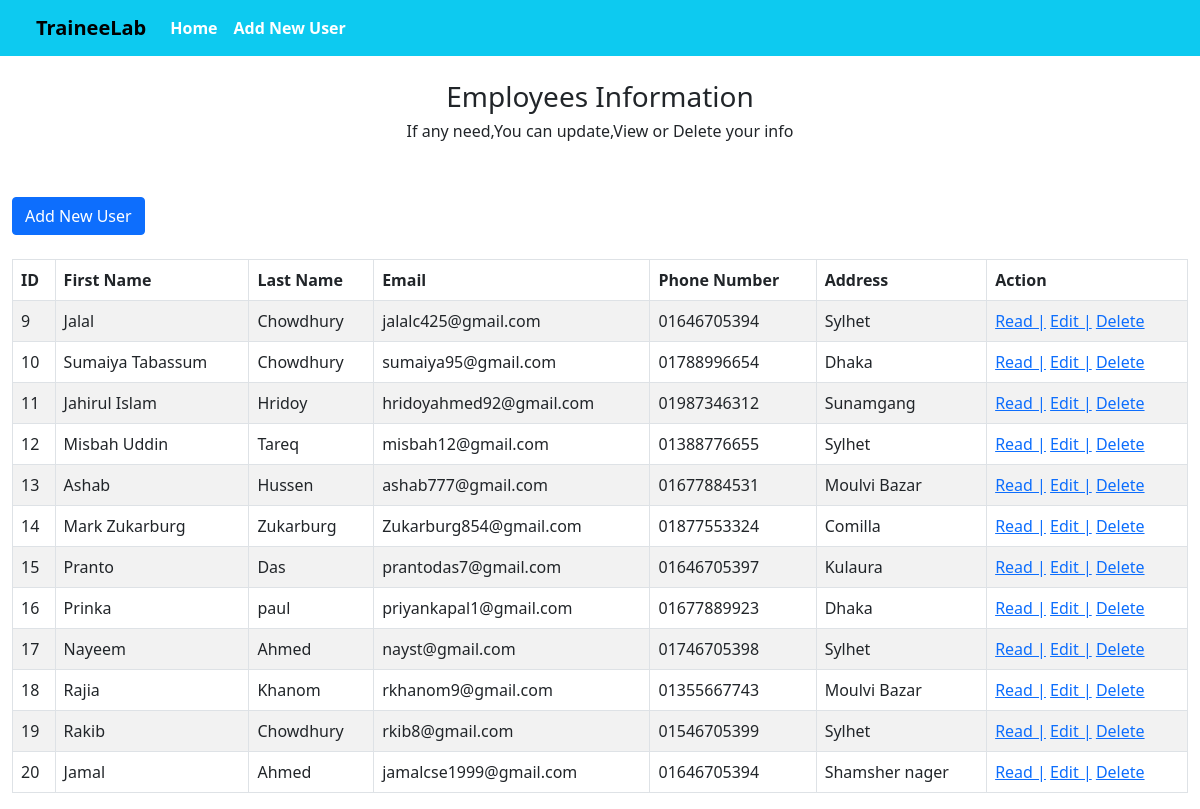
The page / on the database its author committed.
### tables this page shows
CREATE TABLE `users` (
  `id` int(11) NOT NULL,
  `first_name` varchar(100) NOT NULL,
  `last_name` varchar(100) NOT NULL,
  `email` varchar(255) NOT NULL,
  `phone_number` varchar(15) NOT NULL,
  `address` varchar(255) NOT NULL
);

### index.php (the view, shortened to what this page needs)
<!DOCTYPE html>
<html lang="en">
<head>
    <link href="https://cdn.jsdelivr.net/npm/bootstrap@5.0.2/dist/css/bootstrap.min.css" rel="stylesheet"
>
</head>
<body>
    <div class="wrapper">
        <div class="container-fluid">
            <div class="row">
                <nav class="navbar navbar-expand-lg navbar-light bg-info">
                    <div class="container-fluid">
                        <a class="navbar-brand fw-bold" style="color:black;" href="#">TraineeLab</a>
                        <div class="collapse navbar-collapse" id="navbarNav">
                            <ul class="navbar-nav">
                                <li class="nav-item">
                                    <a class="nav-link active text-white fw-bold" aria-current="page" href="#">Home</a>
                                </li>
                                <li class="nav-item">
                                    <a class="nav-link active text-white fw-bold" href="create.php">Add New User</a>
                                </li>
                            </ul>
                        </div>
                    </div>
                </nav>
                <div class="col-md-12">
                    <div>
                        <div class="d-flex justify-content-center">
                            <div class="my-4">
                                <h3 class="text-center">Employees Information</h3>
                                <h6 class="" text-center>If any need,You can update,View or Delete your info</h6>
                            </div>
                        </div>
                        <a href="create.php" class="btn btn-primary my-4">Add New User</a>
                        <div>
                            <?php
                    require_once "config.php";
                    $data = "SELECT * FROM users";
                    if($users = mysqli_query($conn, $data)){
                        if(mysqli_num_rows($users) > 0){
                            echo "<table class='table table-bordered table-striped'>
                                    <thead>
                                      <tr >
                                        <th>ID</th>
                                        <th>First Name</th>
                                        <th>Last Name</th>
                                        <th>Email</th>
                                        <th>Phone Number</th>
                                        <th>Address</th>
                                        <th>Action</th>
                                      </tr>
                                    </thead>
                                    <tbody>";
                                while($user = mysqli_fetch_array($users)) {
                                    echo "<tr>
                                            <td>" . $user['id'] . "</td>
                                            <td>" . $user['first_name'] . "</td>
                                            <td>" . $user['last_name'] . "</td>
                                            <td>" . $user['email'] . "</td>
                                            <td>" . $user['phone_number'] . "</td>
                                            <td>" . $user['address'] . "</td>
                                            <td>
                                              <a href='read.php?id=". $user['id'] ."' title='View User' data-toggle='tooltip'>Read |</span></a>
                                              <a href='edit.php?id=". $user['id'] ."' title='Edit User' data-toggle='tooltip'>Edit |</span></a>
                                              <a href='delete.php?id=". $user['id'] ."' title='Delete User' data-toggle='tooltip'>Delete</span></a>
                                            </td>
                                          </tr>";
                                }
                                echo "</tbody>
                                </table>";
                        } else{
                            echo "<p class='lead'><em>No records found.</em></p>";
                        }
                    } else{
                        echo "ERROR: Could not able to execute $sql. " . mysqli_error($conn);
                    }
                    ?>
                        </div>
                    </div>
                </div>
            </div>
</body>
</html>

### index.php (style rules this page uses)
.wrapper { width: 1200px; margin: 0 auto; }

### rows shown on the page
users: id "9", first_name "Jalal", last_name "Chowdhury", email "jalalc425@gmail.com", phone_number "01646705394", address "Sylhet"
users: id "10", first_name "Sumaiya Tabassum", last_name "Chowdhury", email "sumaiya95@gmail.com", phone_number "01788996654", address "Dhaka"
users: id "11", first_name "Jahirul Islam", last_name "Hridoy", email "hridoyahmed92@gmail.com", phone_number "01987346312", address "Sunamgang"
users: id "12", first_name "Misbah Uddin", last_name "Tareq", email "misbah12@gmail.com", phone_number "01388776655", address "Sylhet"
users: id "13", first_name "Ashab", last_name "Hussen", email "ashab777@gmail.com", phone_number "01677884531", address "Moulvi Bazar"
users: id "14", first_name "Mark Zukarburg", last_name "Zukarburg", email "Zukarburg854@gmail.com", phone_number "01877553324", address "Comilla"
users: id "15", first_name "Pranto", last_name "Das", email "prantodas7@gmail.com", phone_number "01646705397", address "Kulaura"
users: id "16", first_name "Prinka", last_name "paul", email "priyankapal1@gmail.com", phone_number "01677889923", address "Dhaka"
users: id "17", first_name "Nayeem", last_name "Ahmed", email "nayst@gmail.com", phone_number "01746705398", address "Sylhet"
users: id "18", first_name "Rajia", last_name "Khanom", email "rkhanom9@gmail.com", phone_number "01355667743", address "Moulvi Bazar"
users: id "19", first_name "Rakib", last_name "Chowdhury", email "rkib8@gmail.com", phone_number "01546705399", address "Sylhet"
users: id "20", first_name "Jamal", last_name "Ahmed", email "jamalcse1999@gmail.com", phone_number "01646705394", address "Shamsher nager"
